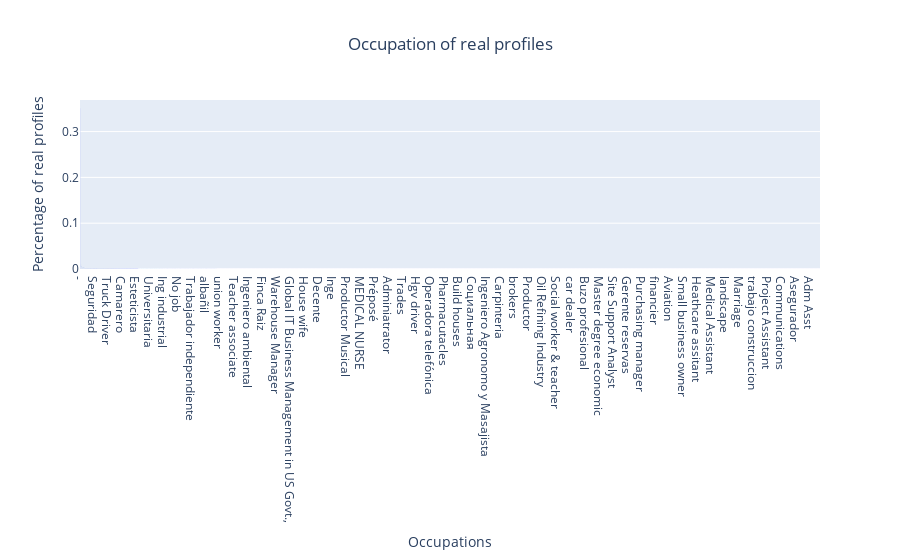

The code cell stored with this chart in its notebook:
### Code cell
counts = realdf["occupation"].value_counts(normalize = True)

fig = px.bar(counts, title="Occupation of real profiles")
fig.update_layout(
    xaxis_title = "Occupations",
    yaxis_title = "Percentage of real profiles",
    title_x = 0.5,
    showlegend = False
)

fig.show()

### Figure 1 — Plotly figure (JSON) as saved in the notebook; plotly's stock layout.template omitted (floating-point values rounded to 4 significant figures; data arrays with more than 128 entries replaced by an {"elided": "..."} marker saying what was removed)
{"data": [{"alignmentgroup": "True", "hovertemplate": "variable=occupation<br>index=%{x}<br>value=%{y}<extra></extra>", "legendgroup": "occupation", "marker": {"color": "#636efa", "pattern": {"shape": ""}}, "name": "occupation", "offsetgroup": "occupation", "orientation": "v", "showlegend": true, "textposition": "auto", "type": "bar", "x": {"elided": "4270 str values"}, "xaxis": "x", "y": {"elided": "4270 float values"}, "yaxis": "y"}], "layout": {"barmode": "relative", "legend": {"title": {"text": "variable"}, "tracegroupgap": 0}, "showlegend": false, "title": {"text": "Occupation of real profiles", "x": 0.5}, "xaxis": {"anchor": "y", "domain": [0, 1], "title": {"text": "Occupations"}}, "yaxis": {"anchor": "x", "domain": [0, 1], "title": {"text": "Percentage of real profiles"}}}}
